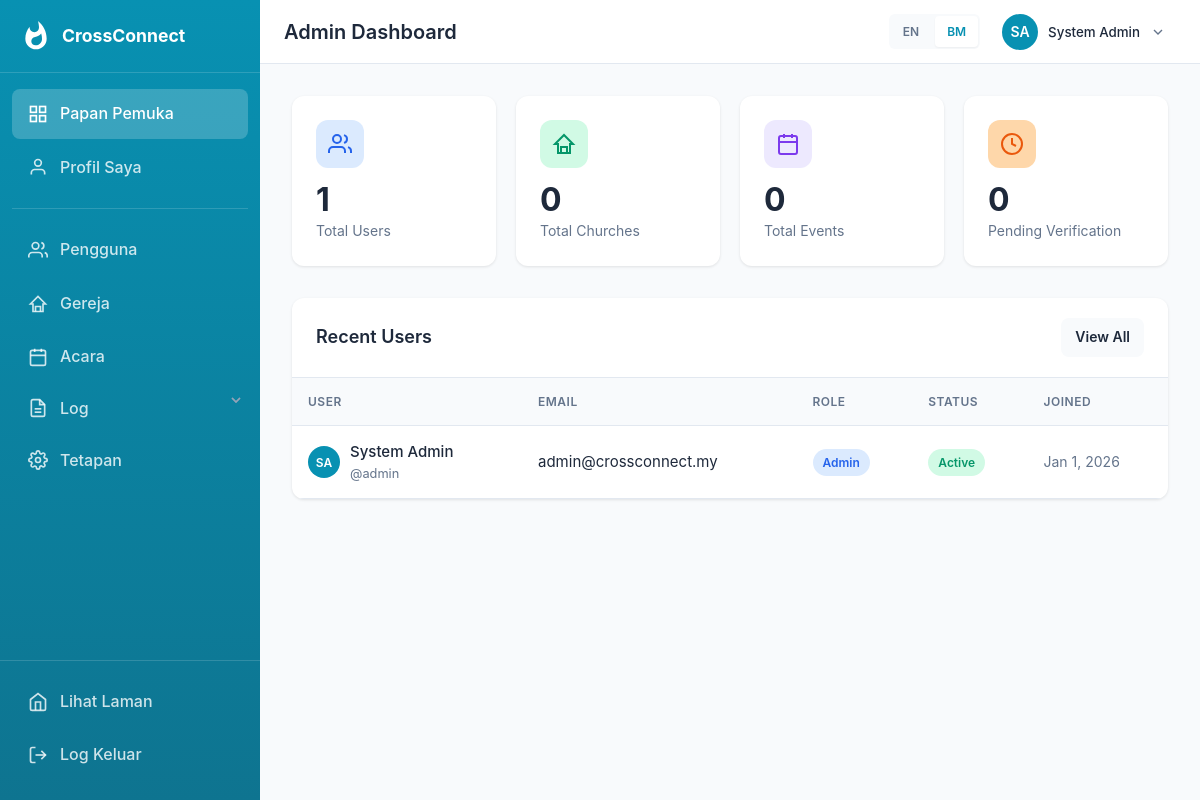
/admin/index.php?lang=bm (signed in), run on the app's committed database.
### tables this page shows
CREATE TABLE IF NOT EXISTS users (
    id INT AUTO_INCREMENT PRIMARY KEY,
    username VARCHAR(50) NOT NULL UNIQUE,
    email VARCHAR(100) NOT NULL UNIQUE,
    password_hash VARCHAR(255) NOT NULL,
    name VARCHAR(100) NOT NULL,
    church_name VARCHAR(150) NULL,
    preferred_language ENUM('en', 'bm') DEFAULT 'en',
    role ENUM('user', 'admin') DEFAULT 'user',
    email_verified_at TIMESTAMP NULL,
    verification_token VARCHAR(64) NULL,
    reset_token VARCHAR(64) NULL,
    reset_expires TIMESTAMP NULL,
    is_active TINYINT(1) DEFAULT 1,
    avatar_color VARCHAR(7) DEFAULT '#0891b2',
    created_at TIMESTAMP DEFAULT CURRENT_TIMESTAMP,
    updated_at TIMESTAMP DEFAULT CURRENT_TIMESTAMP ON UPDATE CURRENT_TIMESTAMP,
    last_login TIMESTAMP NULL,
    INDEX idx_email (email),
    INDEX idx_username (username),
    INDEX idx_role (role),
    INDEX idx_active (is_active)
);

### config/paths.php (called while the page is built, shortened)
<?php
function getBasePath()
{
    static $basePath = null;
    if ($basePath === null) {
        $scriptName = $_SERVER['SCRIPT_NAME'] ?? '';
        if (preg_match('#^(/[^/]*hebats[^/]*)/#i', $scriptName, $matches)) {
            $basePath = $matches[1] . '/';
        } elseif (preg_match('#^(/[^/]+/)#', $scriptName, $matches)) {
            $basePath = $matches[1];
        } else {
            $basePath = '/';
        }
    }
    return $basePath;
}
function url($path = '')
{
    $basePath = getBasePath();
    $path = ltrim($path, '/');
    return $basePath . $path;
}

### config/auth.php (called while the page is built, shortened)
<?php
function getUserInitials($name)
{
    $words = explode(' ', trim($name));
    $initials = '';
    foreach ($words as $word) {
        if (!empty($word)) {
            $initials .= strtoupper(substr($word, 0, 1));
            if (strlen($initials) >= 2)
                break;
        }
    }
    return $initials ?: '?';
}

### admin/index.php (the view, shortened to what this page needs)
<?php
require_once __DIR__ . '/../includes/dashboard-header.php';
$stats = [];
$pdo = getDbConnection();
try {
    $stats['users'] = $pdo->query("SELECT COUNT(*) FROM users")->fetchColumn();
    $stats['churches'] = $pdo->query("SELECT COUNT(*) FROM churches")->fetchColumn();
    $stats['events'] = $pdo->query("SELECT COUNT(*) FROM events")->fetchColumn();
    $stats['pending_users'] = $pdo->query("SELECT COUNT(*) FROM users WHERE email_verified_at IS NULL")->fetchColumn();
    $recentUsers = $pdo->query("
        SELECT * FROM users
        ORDER BY created_at DESC
        LIMIT 5
    ")->fetchAll(PDO::FETCH_ASSOC);
} catch (Exception $e) {
    error_log("Admin dashboard error: " . $e->getMessage());
}
?>
<div class="stats-grid">
    <div class="stat-card">
        <div class="stat-icon blue">
            <svg viewBox="0 0 24 24" fill="none" stroke="currentColor" stroke-width="2">
                <path d="M17 21v-2a4 4 0 0 0-4-4H5a4 4 0 0 0-4 4v2"></path>
                <circle cx="9" cy="7" r="4"></circle>
                <path d="M23 21v-2a4 4 0 0 0-3-3.87"></path>
                <path d="M16 3.13a4 4 0 0 1 0 7.75"></path>
            </svg>
        </div>
        <div class="stat-value"><?php echo $stats['users'] ?? 0; ?></div>
        <div class="stat-label">Total Users</div>
    </div>
    <div class="stat-card">
        <div class="stat-icon green">
            <svg viewBox="0 0 24 24" fill="none" stroke="currentColor" stroke-width="2">
                <path d="M18 21H6V12L3 12L12 3L21 12L18 12V21Z"></path>
                <path d="M9 21V15H15V21"></path>
            </svg>
        </div>
        <div class="stat-value"><?php echo $stats['churches'] ?? 0; ?></div>
        <div class="stat-label">Total Churches</div>
    </div>
    <div class="stat-card">
        <div class="stat-icon purple">
            <svg viewBox="0 0 24 24" fill="none" stroke="currentColor" stroke-width="2">
                <rect x="3" y="4" width="18" height="18" rx="2"></rect>
                <path d="M16 2V6M8 2V6M3 10H21"></path>
            </svg>
        </div>
        <div class="stat-value"><?php echo $stats['events'] ?? 0; ?></div>
        <div class="stat-label">Total Events</div>
    </div>
    <div class="stat-card">
        <div class="stat-icon orange">
            <svg viewBox="0 0 24 24" fill="none" stroke="currentColor" stroke-width="2">
                <circle cx="12" cy="12" r="10"></circle>
                <path d="M12 6v6l4 2"></path>
            </svg>
        </div>
        <div class="stat-value"><?php echo $stats['pending_users'] ?? 0; ?></div>
        <div class="stat-label">Pending Verification</div>
    </div>
</div>
<div style="display: grid; grid-template-columns: 1fr; gap: 24px;">
    <?php if (isset($recentUsers) && !empty($recentUsers)): ?>
        <div class="dashboard-card">
            <div class="card-header">
                <h3 class="card-title">Recent Users</h3>
                <a href="<?php echo url('admin/users.php'); ?>" class="btn btn-secondary btn-sm">View All</a>
            </div>
            <div class="card-body" style="padding: 0;">
                <table class="data-table">
                    <thead>
                        <tr>
                            <th>User</th>
                            <th>Email</th>
                            <th>Role</th>
                            <th>Status</th>
                            <th>Joined</th>
                        </tr>
                    </thead>
                    <tbody>
                        <?php foreach ($recentUsers as $u): ?>
                            <tr>
                                <td>
                                    <div style="display: flex; align-items: center; gap: 10px;">
                                        <div class="user-avatar"
                                            style="width: 32px; height: 32px; font-size: 0.75rem; background: <?php echo htmlspecialchars($u['avatar_color']); ?>">
                                            <?php echo getUserInitials($u['name']); ?>
                                        </div>
                                        <div>
                                            <div style="font-weight: 500;"><?php echo htmlspecialchars($u['name']); ?></div>
                                            <div style="font-size: 0.8rem; color: var(--color-text-light);">
                                                @<?php echo htmlspecialchars($u['username']); ?></div>
                                        </div>
                                    </div>
                                </td>
                                <td><?php echo htmlspecialchars($u['email']); ?></td>
                                <td>
                                    <span class="badge <?php echo $u['role'] === 'admin' ? 'badge-info' : 'badge-success'; ?>">
                                        <?php echo ucfirst($u['role']); ?>
                                    </span>
                                </td>
                                <td>
                                    <?php if (!$u['email_verified_at']): ?>
                                        <span class="badge badge-warning">Unverified</span>
                                    <?php elseif (!$u['is_active']): ?>
                                        <span class="badge badge-danger">Inactive</span>
                                    <?php else: ?>
                                        <span class="badge badge-success">Active</span>
                                    <?php endif; ?>
                                </td>
                                <td style="color: var(--color-text-light); font-size: 0.875rem;">
                                    <?php echo date('M j, Y', strtotime($u['created_at'])); ?>
                                </td>
                            </tr>
                        <?php endforeach; ?>
                    </tbody>
                </table>
            </div>
        </div>
    <?php endif; ?>
</div>
<?php require_once __DIR__ . '/../includes/dashboard-footer.php'; ?>

### data on the page
users: name "SA", name "System Admin", username "admin", email "admin@crossconnect.my", role "Admin", is_active "Active", created_at "Jan 1, 2026"

### other printed values
__($key, $replacements) "Papan Pemuka Profil Saya Pengguna Gereja Acara Log Tetapan Lihat Laman Log Keluar"
$pageTitle "Admin Dashboard"
getUserInitials($user['name']) "SA"
$user['name'] "System Admin"
$stats['users'] "1"
$stats['churches'] "0"
$stats['events'] "0"
$stats['pending_users'] "0"
